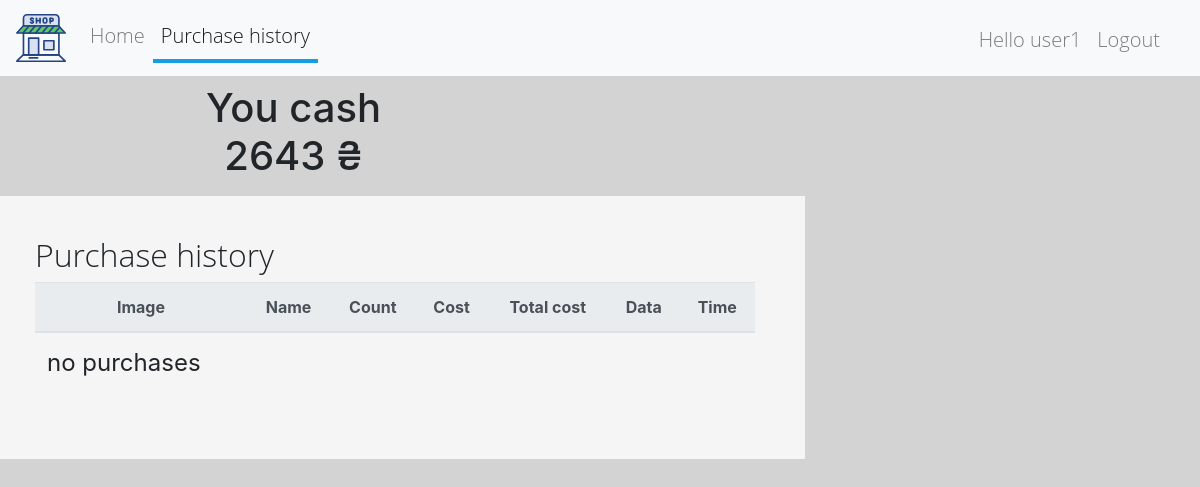
Before: /purchase_list/ (signed in) with the older database file.
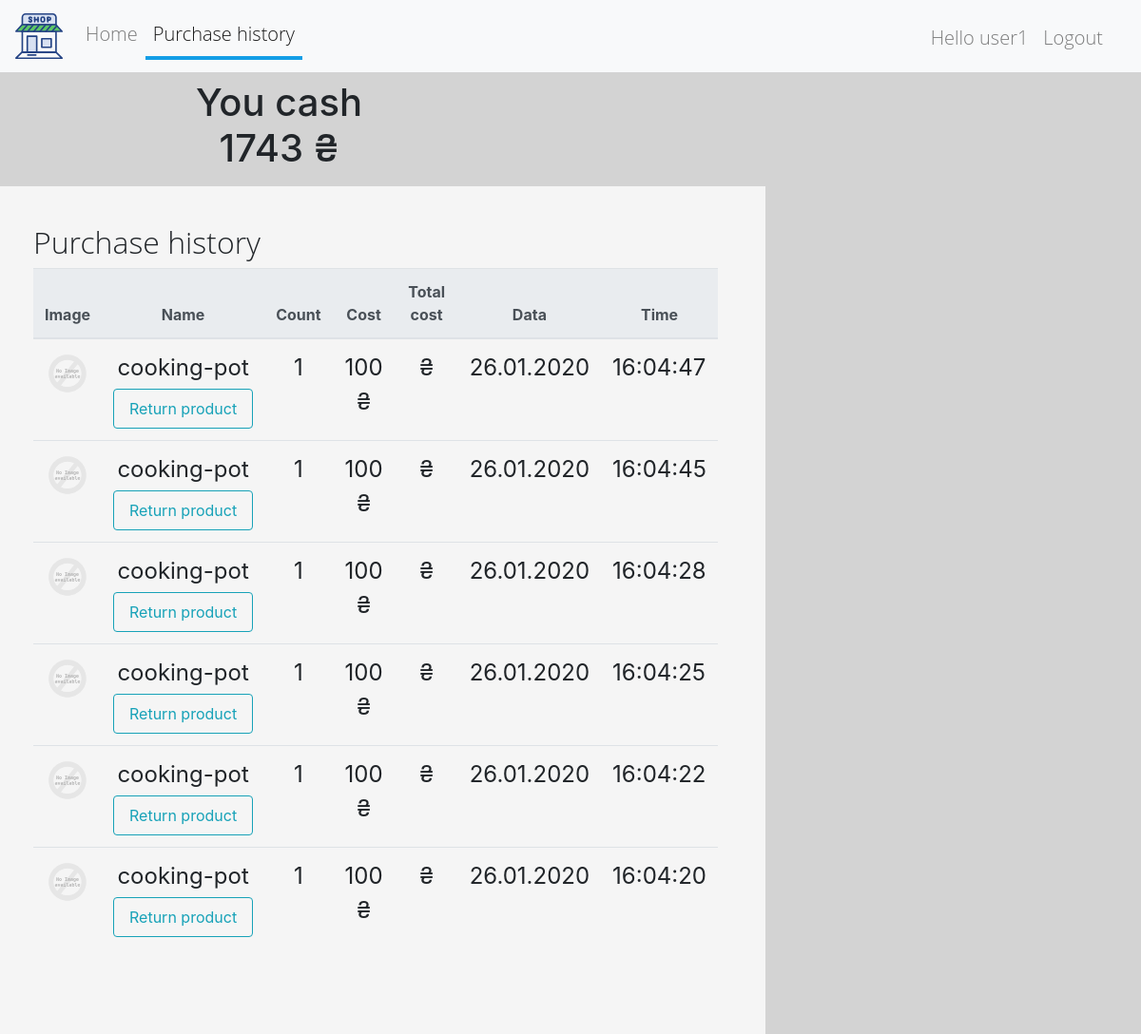
After: the same page with the newer database file.
### shop/models.py (models this page shows, shortened)
class Profile(models.Model):
    user = models.OneToOneField(to=User, on_delete=models.CASCADE, related_name='profile')
    cash = models.DecimalField(
        decimal_places=2,
        max_digits=12,
        default=10000.00,
        validators=[MinValueValidator(Decimal('0.00'))]
    )

class Purchase(models.Model):
    buyer = models.ForeignKey(User, on_delete=models.DO_NOTHING)
    product = models.ForeignKey(
        to=Product,
        on_delete=models.DO_NOTHING,
        related_name='product')
    count = models.PositiveIntegerField()
    time = models.DateTimeField(auto_now_add=True)

class Product(models.Model):
    name = models.CharField(max_length=50)
    description = models.CharField(max_length=256)
    price = models.DecimalField(
        decimal_places=2,
        max_digits=12,
        validators=[MinValueValidator(Decimal('0.00'))])
    photo = models.FileField(upload_to='shop/product_image/')
    count = models.PositiveIntegerField()

### shop/views.py (the view)
# urls.py: path('purchase_list/', PurchaseList.as_view(), name='purchase_list'),
class PurchaseList(YouCash, FormMixin, ListView):
    template_name = 'shop/purchase/list.html'
    model = models.Purchase
    context_object_name = 'purchases'
    paginate_by = 6
    ordering = '-time'
    page_kwarg = 'page'
    form_class = forms.ReturnCreateForm
    success_url = '/purchase_list/'
    def get_queryset(self):
        qs = super().get_queryset()
        qs = qs.annotate(post_time=F('purchase__post_time'))
        return qs

### shop/views.py (called while the page is built)
    def get_context_data(self, **kwargs):
        context = super().get_context_data(**kwargs)
        if self.request.user.pk is not None:
            context.update({'cash': self.request.user.profile.cash})
        return context

### shop/templates/shop/purchase/list.html (shortened to what this page needs)
{% extends 'shop/page_item/base.html' %}
{% load staticfiles %}
{% block content %}
    {% if user.is_authenticated %}
        {% include 'shop/page_item/you_cash.html' %}
        <div class="col-md-8 col-sm-8 col-12 col box">
            <h2>Purchase history</h2>
            <div class="card-group mx-0 px-0">
                <table class="table table-hover">
                    <thead class="thead-light">
                    <tr>
                        <th scope="col" class="text-center">Image</th>
                        <th scope="col" class="text-center">Name</th>
                        <th scope="col" class="text-center">Count</th>
                        <th scope="col" class="text-center">Cost</th>
                        <th scope="col" class="text-center">Total cost</th>
                        <th scope="col" class="text-center">Data</th>
                        <th scope="col" class="text-center">Time</th>
                    </tr>
                    </thead>
                    <tbody class="purchase-list">
                    {% for purchase in purchases %}
                        <tr>
                            <td scope="row" class="text-center">
                                <img src="{{ MEDIA_URL }}{{ purchase.product.photo }}" alt="no image"
                                     onerror="if (this.src != 'static/images/alt.svg') this.src = '{% static "images/alt.svg" %}'"
                                >
                            </td>
                            <td class="text-center">
                                {{ purchase.product.name }}
                                {% include 'shop/return/create_form.html' %}
                            </td>
                            <td class="text-center">{{ purchase.count }}</td>
                            <td class="text-center">{{ purchase.product.price|floatformat:"-2" }} ₴</td>
                            <td class="text-center">{{ purchase.total|floatformat:"-2" }} ₴</td>
                            <td>{{ purchase.time|date:"d.m.Y" }}</td>
                            <td>{{ purchase.time|date:"H:i:s" }}</td>
                        </tr>
                    {% empty %}
                        <tr>
                            <td>no purchases</td>
                        </tr>
                    {% endfor %}
                </table>
            </div>
        </div>
    {% endif %}
{% endblock content %}

### shop/templates/shop/page_item/base.html (shortened to what this page needs)
<!DOCTYPE html>
<html lang="en">
<head>
    {% load staticfiles %}
    <link rel="stylesheet" href="{% static 'css/bootstrap.css' %}">
    <link rel="stylesheet" href="{% static 'css/style.css' %}">
</head>
<body>
{% include 'shop/page_item/navbar.html' %}
<div class="row">
    <div class="col-md-2 col-sm-2 col"></div>
    {% block content %}
    {% endblock content %}
</div>
</body>
</html>

### shop/templates/shop/page_item/navbar.html
{% load staticfiles %}
<nav class="navbar navbar-expand-lg navbar-expand navbar-light bg-light ">
    <div class="collapse navbar-collapse">
        <a class="navbar-brand" href="#">
            <img src="{% static 'images/shop.svg' %}" width="50" height="50" alt="">
        </a>
        <ul class="navbar-nav pl-0 mr-auto">
            <li class="nav-item">
                <a class="nav-link" href="{% url 'shop:index' %}">Home</a>
            </li>
            {% if user.is_authenticated %}
                {% if user.is_superuser %}
                    <li class="nav-item">
                        <a class="nav-link" href="{% url 'shop:product_create' %}">Create product</a>
                    </li>
                    <li class="nav-item">
                        <a class="nav-link" href="{% url 'shop:return_list' %}">Return list</a>
                    </li>
                {% else %}
                    <li class="nav-item">
                        <a class="nav-link" href="{% url 'shop:purchase_list'%}">Purchase history</a>
                    </li>
                {% endif %}
            {% endif %}
        </ul>
        <ul class="navbar-nav pl-0 pb-0 mt-2 mr-3" style="height: 50px">
            {% if not user.is_authenticated %}
                <p class="navbar-text mx-2" id="nav-text">Hello Guest</p>
                <li class="nav-item">
                    <a class="nav-link" href="{% url 'shop:user_create' %}">Register</a>
                </li>
                <p class="navbar-text mx-2"> or </p>
                <li class="nav-item">
                    <a class="nav-link" href="{% url 'shop:user_login' %}">Login</a>
                </li>
            {% else %}
                <p class="nav-item nav-link">Hello {{ user }}</p>
                <li class="nav-item">
                    <a class="nav-link" href="{% url 'shop:user_logout' %}">Logout</a>
                </li>
            {% endif %}
        </ul>
    </div>
</nav>

### shop/templates/shop/page_item/you_cash.html
{% if user.is_authenticated and not user.is_superuser %}
    <div id="cash">
        <h1 class="nav-link text-center">
            You cash <br> {{ cash|floatformat:"-2" }} ₴
        </h1>
    </div>
{% endif %}

### shop/templates/shop/return/create_form.html (shortened to what this page needs)
<div class="mx-auto mt-1">
    <form action="{% url 'shop:return_create' %}" method="post">
        {% if purchase.post_time %}
            <button type="submit" disabled class="nav-link btn btn-outline-secondary mx-auto">
                Return request sent
            </button>
        {% else %}
            <button type="submit" class="nav-link btn btn-outline-info mx-auto">
                Return product
            </button>
        {% endif %}
    </form>
</div>

### shop/templates/shop/page_item/paginator.html (shortened to what this page needs)
{% load bootstrap_pagination %}

### files/static/css/style.css (style rules this page uses)
body { background-color: lightgrey; }
h2 { font-family: "Open Sans Light", sans-serif; }
p { font-family: "Open Sans Light", sans-serif; font-size: 20px; }
li { font-family: "Open Sans Light", sans-serif; font-size: 20px; }
.box { background-color: whitesmoke; padding: 40px 50px 50px; }
.nav-link.active { border-bottom: 4px solid #149ee6; }
.nav-item { font-family: "Open Sans Light", sans-serif; font-size: 20px; }
.btn { white-space: nowrap; }
.purchase-list td { font-size: 150%; }

Changed rows visible on the page:
changed Profile: cash "2643" → "1743"
added Purchase: product.name "cooking-pot", count "1", product.price "100", time "26.01.2020", time "16:04:47"
added Purchase: product.name "cooking-pot", count "1", product.price "100", time "26.01.2020", time "16:04:45"
added Purchase: product.name "cooking-pot", count "1", product.price "100", time "26.01.2020", time "16:04:28"
added Purchase: product.name "cooking-pot", count "1", product.price "100", time "26.01.2020", time "16:04:25"
added Purchase: product.name "cooking-pot", count "1", product.price "100", time "26.01.2020", time "16:04:22"
added Purchase: product.name "cooking-pot", count "1", product.price "100", time "26.01.2020", time "16:04:20"
Other visible differences:
text no longer shown: "no purchases"
